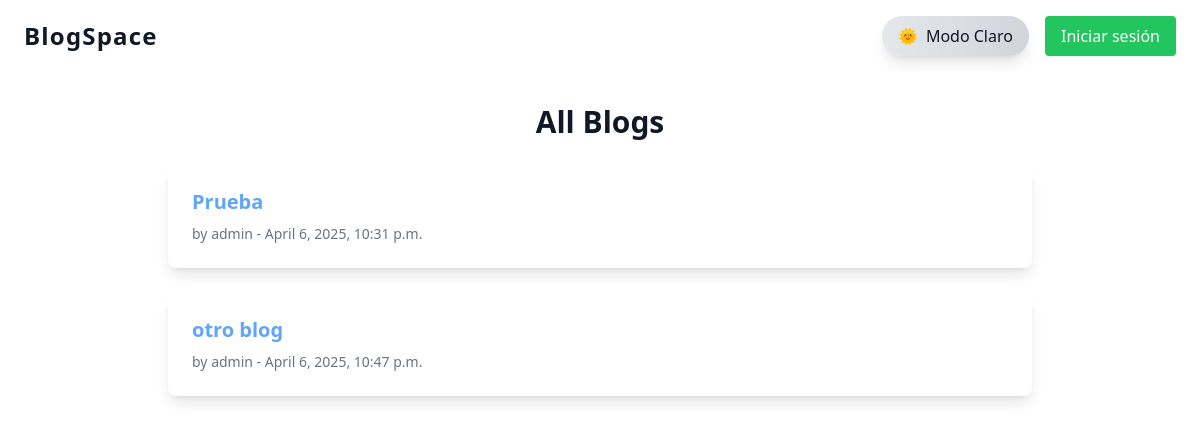
The page / on the database its author committed.
### blogapp/models.py (models this page shows, shortened)
class Blog(models.Model):
    title = models.CharField(max_length=200)
    content = models.TextField()
    author = models.ForeignKey(User, on_delete=models.CASCADE)
    created_at = models.DateTimeField(auto_now_add=True)

### blogapp/views.py (the view)
# urls.py: path('', BlogListView.as_view(), name='blog_list'),
class BlogListView(ListView):
    model = Blog
    template_name = 'blogapp/blog_list.html'

### blogapp/templates/blogapp/blog_list.html
{% extends 'base.html' %}
{% block content %}
  <h1 class="text-3xl font-bold mb-6 text-center text-gray-900 dark:text-white">All Blogs</h1>
  <div class="grid gap-6">
    {% for blog in object_list %}
      <div class="bg-white dark:bg-gray-800 rounded-lg shadow-lg p-6 hover:shadow-xl transition-all duration-700 ease-in-out dark:text-white text-gray-900 animate-fade-in">
        <h2 class="text-xl font-semibold mb-2">
          <a href="{% url 'blogapp:blog_detail' blog.pk %}" class="text-blue-400 hover:text-blue-300">{{ blog.title }}</a>
        </h2>
        <p class="text-sm text-gray-500 dark:text-gray-400">by {{ blog.author.username }} - {{ blog.created_at }}</p>
      </div>
    {% empty %}
      <p class="text-gray-500 dark:text-gray-400 text-center">No blogs have been posted yet.</p>
    {% endfor %}
  </div>
{% endblock %}

### blogapp/templates/blogapp/base.html (style rules this page uses)
html { background-color: white; transition: background-color 0.5s ease-in-out; }
html, body { height: 100%; scroll-behavior: smooth; transition: background-color 0.5s ease-in-out; }
.animate-fade-in { animation: fade-in 0.6s ease-out; will-change: opacity, transform; }

### rows shown on the page
Blog: title "Prueba", author.username "admin", created_at "April 6, 2025, 10:31 p.m."
Blog: title "otro blog", author.username "admin", created_at "April 6, 2025, 10:47 p.m."
